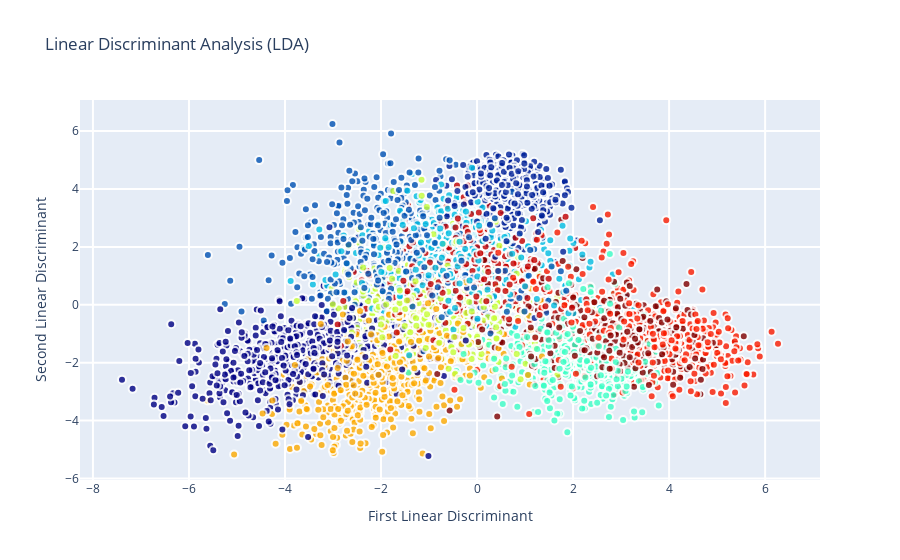

The notebook cell saved with this chart:
### Code cell
# Using the Plotly library again
traceLDA = go.Scatter(
    x = X_LDA_2D[:,0],
    y = X_LDA_2D[:,1],
    #name = Target,
    #hoveron = Target,
    mode = 'markers',
    text = Target,
    showlegend = True,
    marker = dict(
        size = 8,
        color = Target,
        colorscale ='Jet',
        showscale = False,
        line = dict(
            width = 2,
            color = 'rgb(255, 255, 255)'
        ),
        opacity = 0.8
    )
)
data = [traceLDA]

layout = go.Layout(
    title= 'Linear Discriminant Analysis (LDA)',
    hovermode= 'closest',
    xaxis= dict(
         title= 'First Linear Discriminant',
        ticklen= 5,
        zeroline= False,
        gridwidth= 2,
    ),
    yaxis=dict(
        title= 'Second Linear Discriminant',
        ticklen= 5,
        gridwidth= 2,
    ),
    showlegend= False
)

fig = dict(data=data, layout=layout)
py.iplot(fig, filename='styled-scatter')

### Figure 1 — Plotly figure (JSON) as saved in the notebook; plotly's stock layout.template omitted (floating-point values rounded to 4 significant figures; data arrays with more than 128 entries replaced by an {"elided": "..."} marker saying what was removed)
{"data": [{"marker": {"color": {"elided": "6000 int values"}, "colorscale": [[0, "rgb(0,0,131)"], [0.2, "rgb(0,60,170)"], [0.4, "rgb(5,255,255)"], [0.6, "rgb(255,255,0)"], [0.8, "rgb(250,0,0)"], [1, "rgb(128,0,0)"]], "line": {"color": "rgb(255, 255, 255)", "width": 2}, "opacity": 0.8, "showscale": false, "size": 8}, "mode": "markers", "showlegend": true, "text": {"elided": "6000 int values"}, "type": "scatter", "x": {"elided": "6000 float values"}, "y": {"elided": "6000 float values"}}], "layout": {"hovermode": "closest", "showlegend": false, "title": {"text": "Linear Discriminant Analysis (LDA)"}, "xaxis": {"gridwidth": 2, "ticklen": 5, "title": {"text": "First Linear Discriminant"}, "zeroline": false}, "yaxis": {"gridwidth": 2, "ticklen": 5, "title": {"text": "Second Linear Discriminant"}}}}
